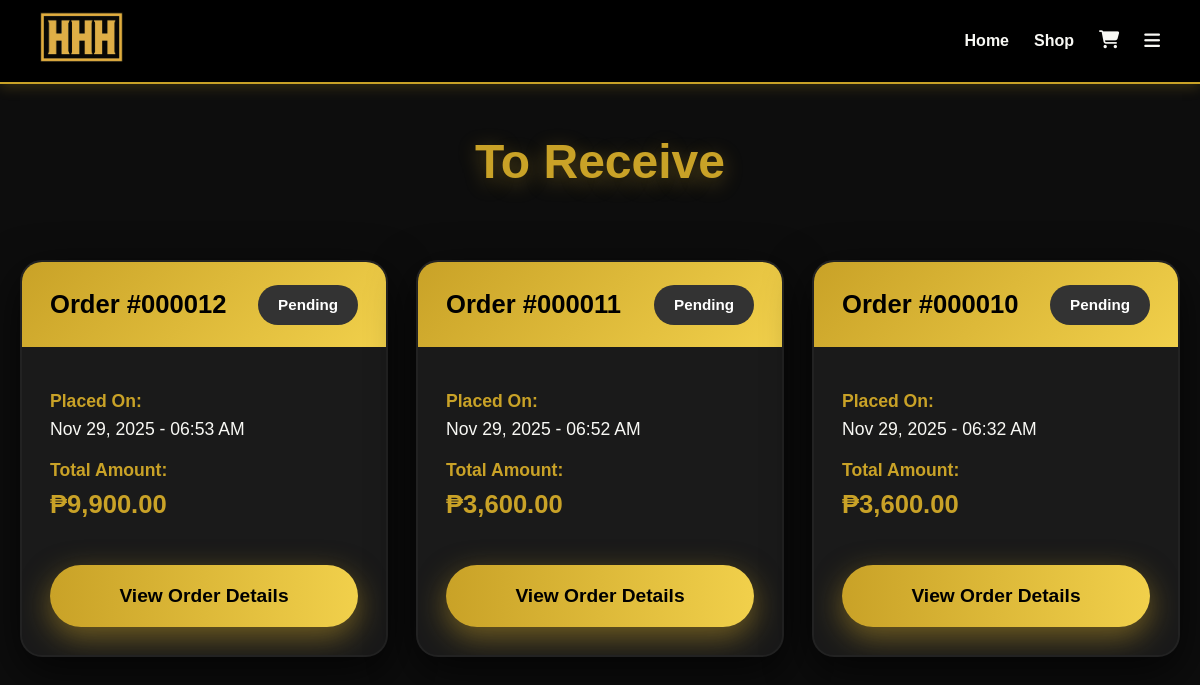
Page /toreceive.php (signed in) on the committed database.
### tables this page shows
CREATE TABLE `sales` (
  `id` int(11) NOT NULL,
  `user_id` int(11) NOT NULL,
  `total_amount` decimal(10,2) NOT NULL,
  `delivery_fee` decimal(10,2) DEFAULT 0.00,
  `city_id` int(11) DEFAULT NULL,
  `municipality` varchar(100) DEFAULT NULL,
  `province` varchar(100) DEFAULT NULL,
  `phone` varchar(20) DEFAULT NULL,
  `address` text DEFAULT NULL,
  `order_date` timestamp NOT NULL DEFAULT current_timestamp(),
  `status` enum('pending','processing','shipped','delivered','cancelled') DEFAULT 'pending',
  `payment_method` varchar(20) DEFAULT 'gcash'
);

### toreceive.php (the view, shortened to what this page needs)
<?php
include 'connect.php';
$user_id = (int)$_SESSION['user']['user_id'];
$stmt = $conn->prepare("
    SELECT * FROM sales
    WHERE user_id = ? AND status IN ('pending','processing','shipped')
    ORDER BY order_date DESC
");
$stmt->bind_param("i", $user_id);
$stmt->execute();
$sales = $stmt->get_result()->fetch_all(MYSQLI_ASSOC);
?>
<!DOCTYPE html>
<html lang="en">
<head>
    <link rel="stylesheet" href="https://cdnjs.cloudflare.com/ajax/libs/font-awesome/6.6.0/css/all.min.css">
    <link rel="stylesheet" href="CSS/index.css">
</head>
<body>
    <header>
        <a href="index.php"><img src="Logo.png" class="logo" alt="Thriftoes" /></a>
        <nav>
            <ul id="navbar">
                <li><a href="index.php">Home</a></li>
                <li><a href="shop.php">Shop</a></li>
                <li><a href="#" id="cart"><i class="fa-solid fa-cart-shopping"></i></a></li>
                <li class="submenu">
                    <a href="#"><i class="fa fa-bars"></i></a>
                </li>
            </ul>
        </nav>
    </header>
    <div class="toreceive-wrapper">
        <h1 class="page-title">To Receive</h1>
        <?php if (empty($sales)): ?>
            <div class="empty-state">
                <i class="fas fa-truck"></i>
                <h2>No orders on the way yet!</h2>
                <p>All your paid/processing orders will appear here.</p>
                <a href="shop.php">Continue Shopping</a>
            </div>
        <?php else: ?>
            <div class="orders-grid">
                <?php foreach ($sales as $sale): ?>
                    <article class="receive-card">
                        <div class="card-header">
                            <div class="order-id">Order #<?= str_pad($sale['id'], 6, '0', STR_PAD_LEFT) ?></div>
                            <div class="status-badge status-<?= htmlspecialchars($sale['status']) ?>">
                                <?= ucfirst($sale['status']) ?>
                            </div>
                        </div>
                        <div class="card-body">
                            <p><strong>Placed On:</strong><br>
                               <?= date('M d, Y - h:i A', strtotime($sale['order_date'])) ?></p>
                            <p><strong>Total Amount:</strong><br>
                               <span style="color:#C9A227;font-size:1.6rem;font-weight:bold;">
                                   ₱<?= number_format($sale['total_amount'], 2) ?>
                               </span>
                            </p>
                        </div>
                        <div class="card-footer">
                            <a href="purchaseSuccess.php?sale_id=<?= $sale['id'] ?>" class="btn-view">
                                View Order Details
                            </a>
                        </div>
                    </article>
                <?php endforeach; ?>
            </div>
        <?php endif; ?>
    </div>
</body>
</html>

### CSS/index.css (style rules this page uses)
* { margin: 0; padding: 0; box-sizing: border-box; }
body { font-family: 'Poppins', sans-serif; background-color: #0D0D0D; color: #F8F8F4; line-height: 1.6; overflow-x: hidden; }
header { display: flex; justify-content: space-between; align-items: center; padding: 12px 40px; background-color: #000; position: sticky; top: 0; z-index: 100; border-bottom: 2px solid #C9A227; box-shadow: 0 4px 12px rgba(201, 162, 39, 0.2); }
.logo { height: 50px; transition: transform 0.3s ease; }
#navbar { display: flex; align-items: center; gap: 25px; list-style: none; }
#navbar a { text-decoration: none; color: #F8F8F4; font-weight: 600; transition: color 0.3s ease; }
.fa-cart-shopping, .fa-bars { font-size: 18px; color: #F8F8F4; transition: color 0.3s ease; }
.submenu { position: relative; }
.submenu > a { display: flex; align-items: center; justify-content: space-between; gap: 8px; white-space: nowrap; }

### toreceive.php (style rules this page uses)
.toreceive-wrapper { max-width: 1200px; margin: 40px auto; padding: 0 20px; }
.page-title { text-align: center; font-size: 3rem; color: #C9A227; margin: 40px 0 60px; font-weight: 800; text-shadow: 0 5px 20px rgba(201,162,39,0.4); }
.orders-grid { display: grid; gap: 28px; grid-template-columns: repeat(auto-fill, minmax(340px, 1fr)); }
.receive-card { background: #1a1a1a; border-radius: 22px; overflow: hidden; box-shadow: 0 15px 45px rgba(0,0,0,0.7); border: 2px solid #222; transition: all 0.5s ease; position: relative; }
.card-header { background: linear-gradient(135deg, #C9A227, #f1d04b); color: #000; padding: 22px 28px; font-weight: bold; display: flex; justify-content: space-between; align-items: center; flex-wrap: wrap; gap: 12px; }
.order-id { font-size: 1.6rem; }
.status-badge { padding: 8px 20px; border-radius: 50px; font-size: 0.95rem; font-weight: bold; }
.status-pending { background: #333; color: #fff; }
.card-body { padding: 28px; color: #F8F8F4; }
.card-body p { margin: 12px 0; font-size: 1.1rem; }
.card-body strong { color: #C9A227; }
.card-footer { padding: 0 28px 28px; text-align: center; }
.btn-view { display: inline-block; width: 100%; padding: 16px; background: linear-gradient(90deg, #C9A227, #f1d04b); color: #000; font-weight: bold; font-size: 1.2rem; border-radius: 50px; text-decoration: none; box-shadow: 0 10px 30px rgba(201,162,39,0.5); transition: all 0.4s; }

### rows in the picture
sales: id "000012", status "Pending", order_date "Nov 29, 2025 - 06:53 AM", total_amount "9,900.00"
sales: id "000011", status "Pending", order_date "Nov 29, 2025 - 06:52 AM", total_amount "3,600.00"
sales: id "000010", status "Pending", order_date "Nov 29, 2025 - 06:32 AM", total_amount "3,600.00"
